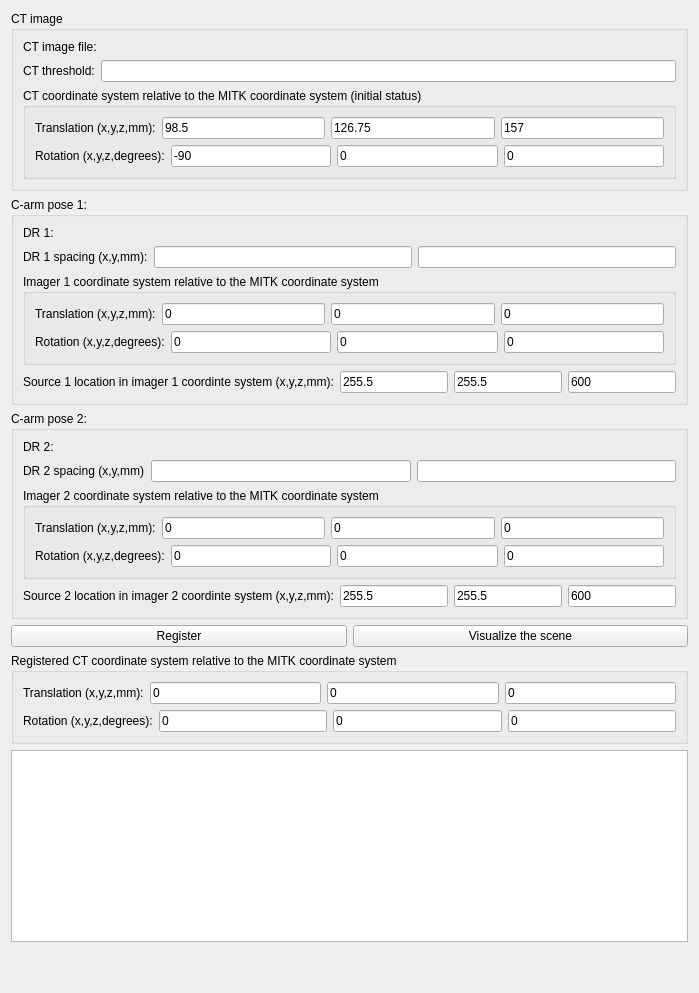
     <widget class="QWidget" name="tab_2">
      <attribute name="title">
       <string>Registration(v1)</string>
      </attribute>
      <layout class="QVBoxLayout" name="verticalLayout_10">
       <item>
        <widget class="QGroupBox" name="groupBox_4">
         <property name="title">
          <string>CT image</string>
         </property>
         <layout class="QVBoxLayout" name="verticalLayout_6">
          <item>
           <layout class="QHBoxLayout" name="horizontalLayout_7">
            <item>
             <widget class="QLabel" name="label_76">
              <property name="text">
               <string>CT image file:</string>
              </property>
             </widget>
            </item>
            <item>
             <widget class="QmitkSingleNodeSelectionWidget" name="newRegistrationCtSingleNodeSelectionWidget" native="true"/>
            </item>
           </layout>
          </item>
          <item>
           <layout class="QHBoxLayout" name="horizontalLayout_36">
            <item>
             <widget class="QLabel" name="label_88">
              <property name="text">
               <string>CT threshold:</string>
              </property>
             </widget>
            </item>
            <item>
             <widget class="QLineEdit" name="regThresholdLineEdit"/>
            </item>
           </layout>
          </item>
          <item>
           <widget class="QGroupBox" name="groupBox_5">
            <property name="title">
             <string>CT coordinate system relative to the MITK coordinate system (initial status)</string>
            </property>
            <layout class="QVBoxLayout" name="verticalLayout_15">
             <item>
              <layout class="QHBoxLayout" name="horizontalLayout_71">
               <item>
                <widget class="QLabel" name="label_77">
                 <property name="text">
                  <string>Translation (x,y,z,mm):</string>
                 </property>
                </widget>
               </item>
               <item>
                <widget class="QLineEdit" name="regCtTxLineEdit">
                 <property name="text">
                  <string>98.5</string>
                 </property>
                </widget>
               </item>
               <item>
                <widget class="QLineEdit" name="regCtTyLineEdit">
                 <property name="text">
                  <string>126.75</string>
                 </property>
                </widget>
               </item>
               <item>
                <widget class="QLineEdit" name="regCtTzLineEdit">
                 <property name="text">
                  <string>157</string>
                 </property>
                </widget>
               </item>
              </layout>
             </item>
             <item>
              <layout class="QHBoxLayout" name="horizontalLayout_72">
               <item>
                <widget class="QLabel" name="label_78">
                 <property name="text">
                  <string>Rotation (x,y,z,degrees):</string>
                 </property>
                </widget>
               </item>
               <item>
                <widget class="QLineEdit" name="regCtRxLineEdit">
                 <property name="text">
                  <string>-90</string>
                 </property>
                </widget>
               </item>
               <item>
                <widget class="QLineEdit" name="regCtRyLineEdit">
                 <property name="text">
                  <string>0</string>
                 </property>
                </widget>
               </item>
               <item>
                <widget class="QLineEdit" name="regCtRzLineEdit">
                 <property name="text">
                  <string>0</string>
                 </property>
                </widget>
               </item>
              </layout>
             </item>
            </layout>
           </widget>
          </item>
         </layout>
        </widget>
       </item>
       <item>
        <widget class="QGroupBox" name="groupBox_7">
         <property name="title">
          <string>C-arm pose 1:</string>
         </property>
         <layout class="QVBoxLayout" name="verticalLayout_7">
          <item>
           <layout class="QHBoxLayout" name="horizontalLayout_8">
            <item>
             <widget class="QLabel" name="label_81">
              <property name="text">
               <string>DR 1:</string>
              </property>
             </widget>
            </item>
            <item>
             <widget class="QmitkSingleNodeSelectionWidget" name="regDr1SingleNodeSelectionWidget" native="true"/>
            </item>
           </layout>
          </item>
          <item>
           <layout class="QHBoxLayout" name="horizontalLayout_34">
            <item>
             <widget class="QLabel" name="label_82">
              <property name="text">
               <string>DR 1 spacing (x,y,mm):</string>
              </property>
             </widget>
            </item>
            <item>
             <widget class="QLineEdit" name="dr1SpacingXLineEdit"/>
            </item>
            <item>
             <widget class="QLineEdit" name="dr1SpacingYLineEdit"/>
            </item>
           </layout>
          </item>
          <item>
           <widget class="QGroupBox" name="groupBox_6">
            <property name="title">
             <string>Imager 1 coordinate system relative to the MITK coordinate system</string>
            </property>
            <layout class="QVBoxLayout" name="verticalLayout_16">
             <item>
              <layout class="QHBoxLayout" name="horizontalLayout_73">
               <item>
                <widget class="QLabel" name="label_79">
                 <property name="text">
                  <string>Translation (x,y,z,mm):</string>
                 </property>
                </widget>
               </item>
               <item>
                <widget class="QLineEdit" name="imager1TxLineEdit">
                 <property name="text">
                  <string>0</string>
                 </property>
                </widget>
               </item>
               <item>
                <widget class="QLineEdit" name="imager1TyLineEdit">
                 <property name="text">
                  <string>0</string>
                 </property>
                </widget>
               </item>
               <item>
                <widget class="QLineEdit" name="imager1TzLineEdit">
                 <property name="text">
                  <string>0</string>
                 </property>
                </widget>
               </item>
              </layout>
             </item>
             <item>
              <layout class="QHBoxLayout" name="horizontalLayout_74">
               <item>
                <widget class="QLabel" name="label_80">
                 <property name="text">
                  <string>Rotation (x,y,z,degrees):</string>
                 </property>
                </widget>
               </item>
               <item>
                <widget class="QLineEdit" name="imager1RxLineEdit">
                 <property name="text">
                  <string>0</string>
                 </property>
                </widget>
               </item>
               <item>
                <widget class="QLineEdit" name="imager1RyLineEdit">
                 <property name="text">
                  <string>0</string>
                 </property>
                </widget>
               </item>
               <item>
                <widget class="QLineEdit" name="imager1RzLineEdit">
                 <property name="text">
                  <string>0</string>
                 </property>
                </widget>
               </item>
              </layout>
             </item>
            </layout>
           </widget>
          </item>
          <item>
           <layout class="QHBoxLayout" name="horizontalLayout_75">
            <item>
             <widget class="QLabel" name="label_152">
              <property name="text">
               <string>Source 1 location in imager 1 coordinte system (x,y,z,mm):</string>
              </property>
             </widget>
            </item>
            <item>
             <widget class="QLineEdit" name="source1XLineEdit">
              <property name="text">
               <string>255.5</string>
              </property>
             </widget>
            </item>
            <item>
             <widget class="QLineEdit" name="source1YLineEdit">
              <property name="text">
               <string>255.5</string>
              </property>
             </widget>
            </item>
            <item>
             <widget class="QLineEdit" name="source1ZLineEdit">
              <property name="text">
               <string>600</string>
              </property>
             </widget>
            </item>
           </layout>
          </item>
         </layout>
        </widget>
       </item>
       <item>
        <widget class="QGroupBox" name="groupBox_10">
         <property name="title">
          <string>C-arm pose 2:</string>
         </property>
         <layout class="QVBoxLayout" name="verticalLayout_8">
          <item>
           <layout class="QHBoxLayout" name="horizontalLayout_35">
            <item>
             <widget class="QLabel" name="label_85">
              <property name="text">
               <string>DR 2:</string>
              </property>
             </widget>
            </item>
            <item>
             <widget class="QmitkSingleNodeSelectionWidget" name="regDr2SingleNodeSelectionWidget" native="true"/>
            </item>
           </layout>
          </item>
          <item>
           <layout class="QHBoxLayout" name="horizontalLayout_37">
            <item>
             <widget class="QLabel" name="label_83">
              <property name="text">
               <string>DR 2 spacing (x,y,mm)</string>
              </property>
             </widget>
            </item>
            <item>
             <widget class="QLineEdit" name="dr2SpacingXLineEdit"/>
            </item>
            <item>
             <widget class="QLineEdit" name="dr2SpacingYLineEdit"/>
            </item>
           </layout>
          </item>
          <item>
           <widget class="QGroupBox" name="groupBox_11">
            <property name="title">
             <string>Imager 2 coordinate system relative to the MITK coordinate system</string>
            </property>
            <layout class="QVBoxLayout" name="verticalLayout_18">
             <item>
              <layout class="QHBoxLayout" name="horizontalLayout_79">
               <item>
                <widget class="QLabel" name="label_86">
                 <property name="text">
                  <string>Translation (x,y,z,mm):</string>
                 </property>
                </widget>
               </item>
               <item>
                <widget class="QLineEdit" name="imager2TxLineEdit">
                 <property name="text">
                  <string>0</string>
                 </property>
                </widget>
               </item>
               <item>
                <widget class="QLineEdit" name="imager2TyLineEdit">
                 <property name="text">
                  <string>0</string>
                 </property>
                </widget>
               </item>
               <item>
                <widget class="QLineEdit" name="imager2TzLineEdit">
                 <property name="text">
                  <string>0</string>
                 </property>
                </widget>
               </item>
              </layout>
             </item>
             <item>
              <layout class="QHBoxLayout" name="horizontalLayout_80">
               <item>
                <widget class="QLabel" name="label_87">
                 <property name="text">
                  <string>Rotation (x,y,z,degrees):</string>
                 </property>
                </widget>
               </item>
               <item>
                <widget class="QLineEdit" name="imager2RxLineEdit">
                 <property name="text">
                  <string>0</string>
                 </property>
                </widget>
               </item>
               <item>
                <widget class="QLineEdit" name="imager2RyLineEdit">
                 <property name="text">
                  <string>0</string>
                 </property>
                </widget>
               </item>
               <item>
                <widget class="QLineEdit" name="imager2RzLineEdit">
                 <property name="text">
                  <string>0</string>
                 </property>
                </widget>
               </item>
              </layout>
             </item>
            </layout>
           </widget>
          </item>
          <item>
           <layout class="QHBoxLayout" name="horizontalLayout_81">
            <item>
             <widget class="QLabel" name="label_156">
              <property name="text">
               <string>Source 2 location in imager 2 coordinte system (x,y,z,mm):</string>
              </property>
             </widget>
            </item>
            <item>
             <widget class="QLineEdit" name="source2XLineEdit">
              <property name="text">
               <string>255.5</string>
              </property>
             </widget>
            </item>
            <item>
             <widget class="QLineEdit" name="source2YLineEdit">
              <property name="text">
               <string>255.5</string>
              </property>
             </widget>
            </item>
            <item>
             <widget class="QLineEdit" name="source2ZLineEdit">
              <property name="text">
               <string>600</string>
              </property>
             </widget>
            </item>
           </layout>
          </item>
         </layout>
        </widget>
       </item>
       <item>
        <layout class="QHBoxLayout" name="horizontalLayout_38">
         <item>
          <widget class="QPushButton" name="newRegPushButton">
           <property name="text">
            <string>Register</string>
           </property>
          </widget>
         </item>
         <item>
          <widget class="QPushButton" name="newRegPushButton_2">
           <property name="text">
            <string>Visualize the scene</string>
           </property>
          </widget>
         </item>
        </layout>
       </item>
       <item>
        <widget class="QGroupBox" name="groupBox_8">
         <property name="title">
          <string>Registered CT coordinate system relative to the MITK coordinate system</string>
         </property>
         <layout class="QVBoxLayout" name="verticalLayout_17">
          <item>
           <layout class="QHBoxLayout" name="horizontalLayout_76">
            <item>
             <widget class="QLabel" name="label_84">
              <property name="text">
               <string>Translation (x,y,z,mm):</string>
              </property>
             </widget>
            </item>
            <item>
             <widget class="QLineEdit" name="regResultCtTxLineEdit">
              <property name="text">
               <string>0</string>
              </property>
             </widget>
            </item>
            <item>
             <widget class="QLineEdit" name="regResultCtTyLineEdit">
              <property name="text">
               <string>0</string>
              </property>
             </widget>
            </item>
            <item>
             <widget class="QLineEdit" name="regResultCtTzLineEdit">
              <property name="text">
               <string>0</string>
              </property>
             </widget>
            </item>
           </layout>
          </item>
          <item>
           <layout class="QHBoxLayout" name="horizontalLayout_77">
            <item>
             <widget class="QLabel" name="label_89">
              <property name="text">
               <string>Rotation (x,y,z,degrees):</string>
              </property>
             </widget>
            </item>
            <item>
             <widget class="QLineEdit" name="regResultCtRxLineEdit">
              <property name="text">
               <string>0</string>
              </property>
             </widget>
            </item>
            <item>
             <widget class="QLineEdit" name="regResultCtRyLineEdit">
              <property name="text">
               <string>0</string>
              </property>
             </widget>
            </item>
            <item>
             <widget class="QLineEdit" name="regResultCtRzLineEdit">
              <property name="text">
               <string>0</string>
              </property>
             </widget>
            </item>
           </layout>
          </item>
         </layout>
        </widget>
       </item>
       <item>
        <widget class="QTextBrowser" name="newRegTextBrowser"/>
       </item>
       <item>
        <spacer name="verticalSpacer_2">
         <property name="orientation">
          <enum>Qt::Vertical</enum>
         </property>
         <property name="sizeHint" stdset="0">
          <size>
           <width>20</width>
           <height>40</height>
          </size>
         </property>
        </spacer>
       </item>
      </layout>
     </widget>
